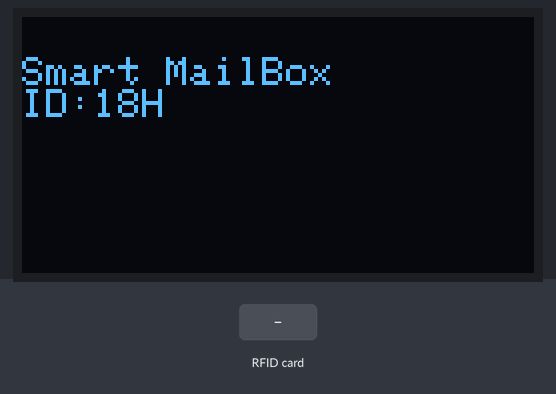
Bench run of a sketch on a simulated ESP8266 (NodeMCU). Parts: 128×64 one-colour display. The test bench sets the inputs (shaded band). WiFi joins after 1.5 s; servers stay silent unless stated; what the sketch prints to the serial monitor is not drawn.

Above: at 3.9 s.
4.0 s: RFID card 12 34 56 78 held to the reader
At 4.15 s:
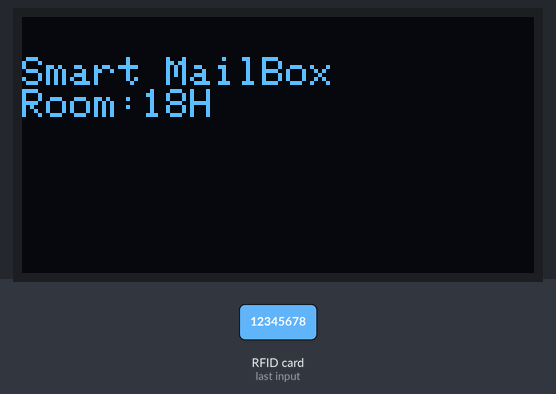
At 5.0 s:
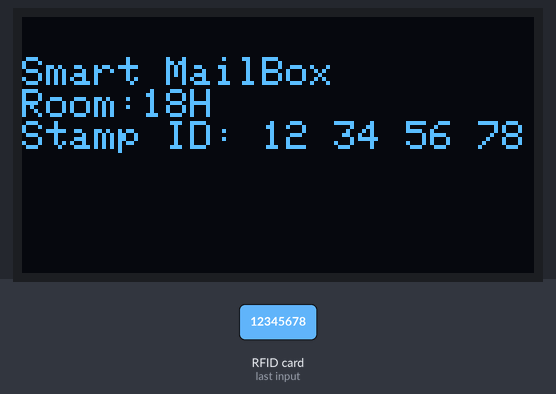
5.7 s: RFID card 5E 7A 19 C4 held to the reader
At 6.5 s:
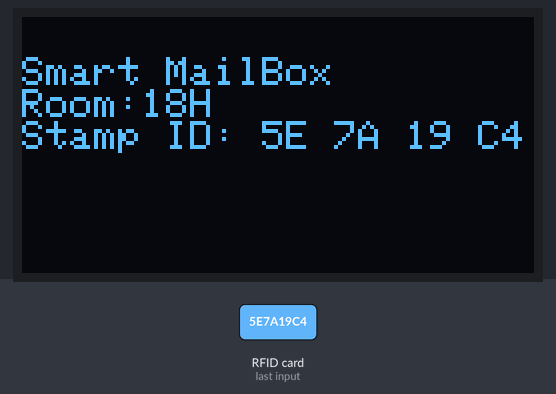
Timing chart, 0 to 8.7 s (numbered marks = the images above; inputs shaded):
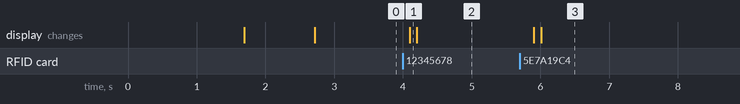

Measured:
- after the input at 4.0 s, the display: changes after 0.10 s (image 1)
- after the input at 5.7 s, the display: first changes after 0.21 s (image 3 shows a later state)

The sketch:

MFRC522.ino
```cpp
/*
   IERG4230 IoT Testing Program
   MFRC522 RFID
   Matter Needing attention:
   On Boot/Reset/wakeup,
   GPIO15(D8) keep LOW and GPIO2(D4)keep HIGH
   GPIO0(D3) HIGH = Run mode / LOW = Flash mode
   On Board LEDs (active LOW):
    GPIO16(D0)
    GPIO2(D4)

  Connections:
  MFRC522      ESP8266-12E
  ---------    -----------
  IRQ          Not connected
  SDA_NSS_RX   GPIO 2(D4)
  SCK          Not connected
  MOSI         Not connected
  SCL_MISO_TX  GPIO 0(D3)
  PCTRL        Not connected
  GND          GND
  nRESET       Not connected
  VIN(+5)      VIN
*/
#include <Wire.h>
#include "MFRC522_I2C.h"
#include <ESP8266WiFi.h>;
#include <WiFiClient.h>
#include <ESP8266WebServer.h>;
#include <ESP8266mDNS.h>
#include <Adafruit_GFX.h>     //OLED
#include <Adafruit_SSD1306.h> //OLED

#define SCREEN_WIDTH 128 // OLED display width, in pixels
#define SCREEN_HEIGHT 64 // OLED display height, in pixels


int mailnum = 0;
String str[]={"","","","","","","","","","",""};
boolean duplicate =false;


// OLED
// Declaration for an SSD1306 display connected to I2C (SDA, SCL pins)
// Adafruit_SSD1306 display(SCREEN_WIDTH, SCREEN_HEIGHT, i2c Addr, Reset share with 8266 reset);
Adafruit_SSD1306 display(SCREEN_WIDTH, SCREEN_HEIGHT, &Wire, -1);

#define RST_PIN 14 // GPIO-14(D5) Pin on ESP8266

// 0x3F is I2C address on SDA.
//MFRC522 mfrc522(0x3F, RST_PIN);   // Create MFRC522 instance.
MFRC522 mfrc522(0x28, RST_PIN);   // Create MFRC522 instance.


//new//
  char *ssid_ap = "IERG123";
  char *password_ap = "12345678";

  IPAddress ip(192,168,1,1);
  IPAddress gateway(192,168,1,1);
  IPAddress subnet(255,255,255,0);
  ESP8266WebServer server(80);


void setup() {
   //new//
  WiFi.mode(WIFI_STA);
  WiFi.begin(ssid_ap, password_ap);
  delay(100);
  //server.begin();
   while (WiFi.status() != WL_CONNECTED) {
    delay(500);
    Serial.print(".");
  }
  Serial.println("");
  Serial.print("Connected to ");
  Serial.println(ssid_ap);
  Serial.print("IP address: ");
  Serial.println(WiFi.localIP());


  ESP.wdtDisable();
  ESP.wdtFeed();


  Serial.begin(115200);           // Initialize serial communications with the PC
  Serial.println("ESP8266-12E/F MFRC5522 RFID test program\n");
  Serial.println("Build-in LED at GPIO-16(D0)");
  Serial.println("I2C SDA Pin at GPIO-2(D4)");
  Serial.println("I2C SCL Pin at GPIO-0(D3)");
//  Wire.begin();                   // Initialize I2C
  Wire.begin(2,0);                  // Initialize I2C
  mfrc522.PCD_Init();             // Init MFRC522
  ShowReaderDetails();            // Show details of PCD - MFRC522 Card Reader details
  Serial.println(F("Scan PICC to see UID, type, and data blocks..."));

  // OLED Setup
  if (!display.begin(SSD1306_SWITCHCAPVCC, 0x3C)) { // Address 0x3D for 128x64
    Serial.println(F("SSD1306 allocation failed"));
    for (;;);
  }
  delay(1000);
  display.clearDisplay();

  ///OLED diplay 1st line
  display.setTextSize(1);
  display.setTextColor(WHITE);
  display.setCursor(0, 10);
  // Display static text
  display.println("Smart MailBox");
  display.println("ID:18H");
  display.display();
  char fd[]={};


}

void loop() {

  // Look for new cards, and select one if present
  if (! mfrc522.PICC_IsNewCardPresent() || ! mfrc522.PICC_ReadCardSerial() )
  {
    ESP.wdtFeed();  // keep FEED the watchdog!
    delay(200);
    return;
  }
  display.clearDisplay();
  // Now a card is selected. The UID and SAK is in mfrc522.uid.
  display.setCursor(0, 10);
  // Display static text
  display.println("Smart MailBox");
  display.println("Room:18H");
  display.display();
/*
  // Dump UID
  Serial.println();
  Serial.print(F("Stamp RFID Length: "));
  Serial.println(mfrc522.uid.size, HEX);
  //OLED 3rd line
  display.setCursor(0, 30);
  display.print("Stamp RFID Length: ");
  display.println(mfrc522.uid.size, HEX);
  display.display();
*/


  Serial.print(F("Stamp ID:"));
  //OLED 5rd line
  //display.setCursor(0, 30);
  display.print("Stamp ID:");

 // display.display();
 //display.setCursor(55, 50);


  for (byte i = 0; i < mfrc522.uid.size; i++)
  {
    Serial.print(mfrc522.uid.uidByte[i] < 0x10 ? " 0" : " ");
    Serial.print(mfrc522.uid.uidByte[i], HEX);
    // OLED 5rd line
    // display.print(mfrc522.uid.uidByte[i] < 0x10 ? " 0" : " ");
    if (mfrc522.uid.uidByte[i] < 0x10)
    {
      display.print(" 0");
    }
    else
    {
      display.print(" ");
    }
    display.print(mfrc522.uid.uidByte[i], HEX);
    display.display();
  }
  ESP.wdtFeed();

  //new//
  duplicate = false;
  String id = "";
  for (byte i = 0; i < mfrc522.uid.size; i++){
    id += String(mfrc522.uid.uidByte[i]);
    }


  for(int k =0; k<= mailnum;k++){
  if (id == str[k]){
    duplicate = true;
    }
  }

  if(!duplicate){
    str[mailnum] = id;
    mailnum++;
    }


  for(int j = 0; j<= mailnum;j++){
       if(str[j] != ""){
       Serial.println(str[j]);}
     }


  Serial.println();
  Serial.print("number of letter(s):");
  Serial.println(mailnum);
  display.println();
  display.print("number of letter(s):");
  display.println(mailnum);
  delay(1000);

}

void ShowReaderDetails() {
  // Get the MFRC522 software version
  ESP.wdtFeed();
  Serial.println("");
  byte v = mfrc522.PCD_ReadRegister(mfrc522.VersionReg);
  Serial.print(F("MFRC522 Software Version: 0x"));
  Serial.print(v, HEX);
  if (v == 0x91)
    Serial.print(F(" = v1.0"));
  else if (v == 0x92)
    Serial.print(F(" = v2.0"));
  else
    Serial.print(F(" (unknown)"));
  Serial.println("");
  // When 0x00 or 0xFF is returned, communication probably failed
  if ((v == 0x00) || (v == 0xFF)) {
    Serial.println(F("WARNING: Communication failure, is the MFRC522 properly connected?"));
  }
}
```
